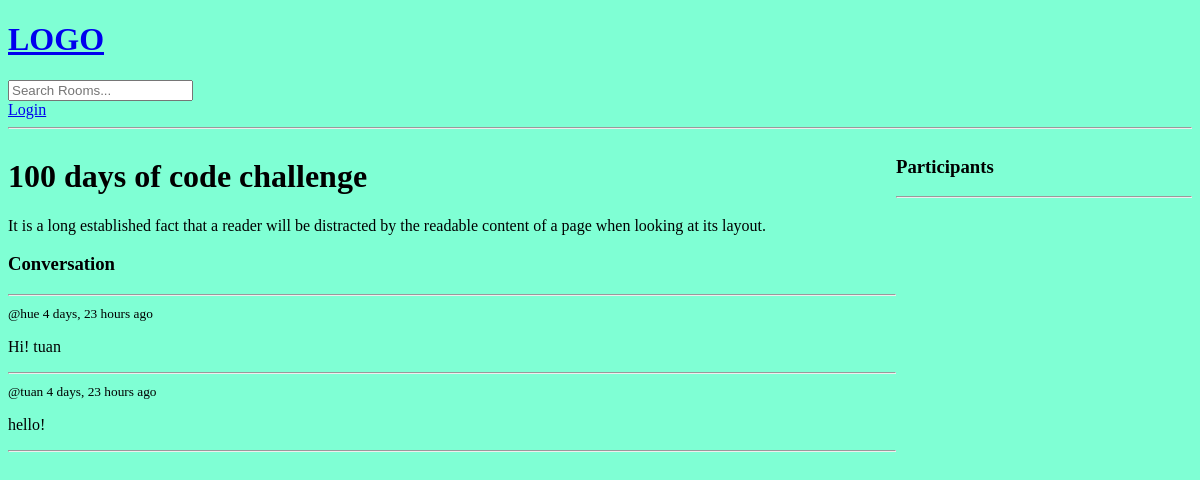
Before: /room/2/ with the older database file.
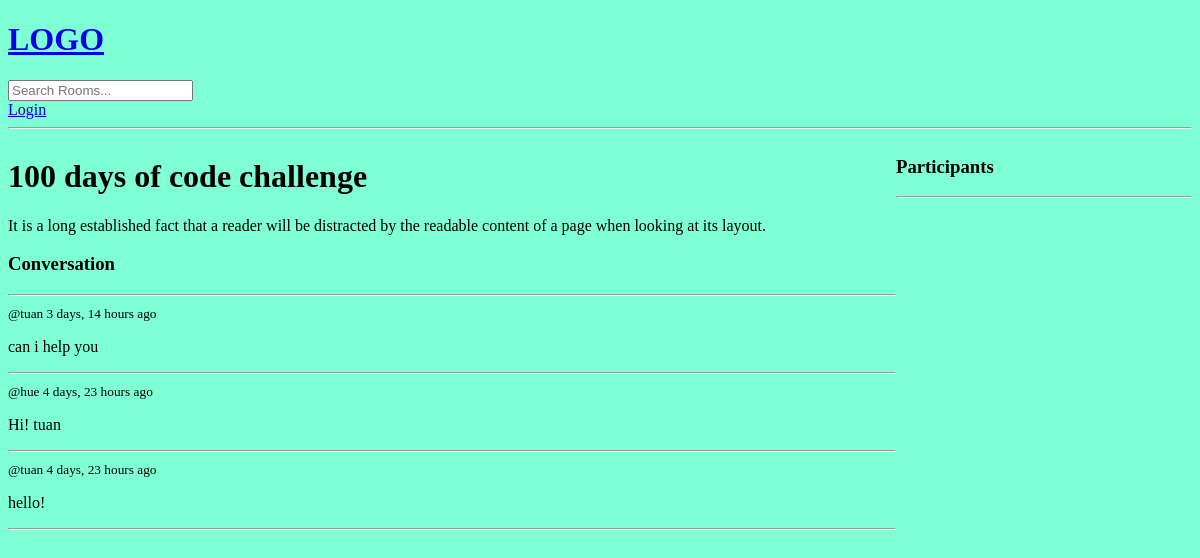
After: the same page with the newer database file.
### base/models.py (models this page shows, shortened)
class Message(models.Model):
    user = models.ForeignKey(User,on_delete=models.CASCADE)
    room = models.ForeignKey(Room,on_delete=models.CASCADE)
    body = models.TextField()
    updated = models.DateTimeField(auto_now=True)
    created =  models.DateTimeField(auto_now_add=True)

### base/views.py (the view, shortened to what this page needs)
# urls.py: path('room/<str:pk>/',views.room, name="room"),
def room(request,pk):
    room = Room.objects.get(id=pk)
    room_messages = room.message_set.all().order_by('-created')
    participants = room.participants.all()
    context = {'room': room,'room_messages':room_messages,'participants':participants}
    return render(request,'base/room.html',context)

### base/templates/base/room.html (shortened to what this page needs)
{% extends 'main.html' %}
{% block content %}
<div class="room-container">
   <div>
        <h1>{{room.name}}</h1
        <p>{{room.description}}</p>
        <div class="comment-wrapper">
            <h3>Conversation</h3>
            <hr>
            {% for message in room_messages %}
            <div>
                <small>@{{message.user}}  {{message.created|timesince}} ago</small>
                <p>{{message.body}}</p>
                <hr>
            </div>
            {% endfor %}
        </div>
   </div>
   <div>
    <h3>Participants</h3>
    <hr>
   </div>
</div>
{% endblock content %}

Changed rows visible on the page:
added Message: user "tuan", created "3 days, 14 hours", body "can i help you"
